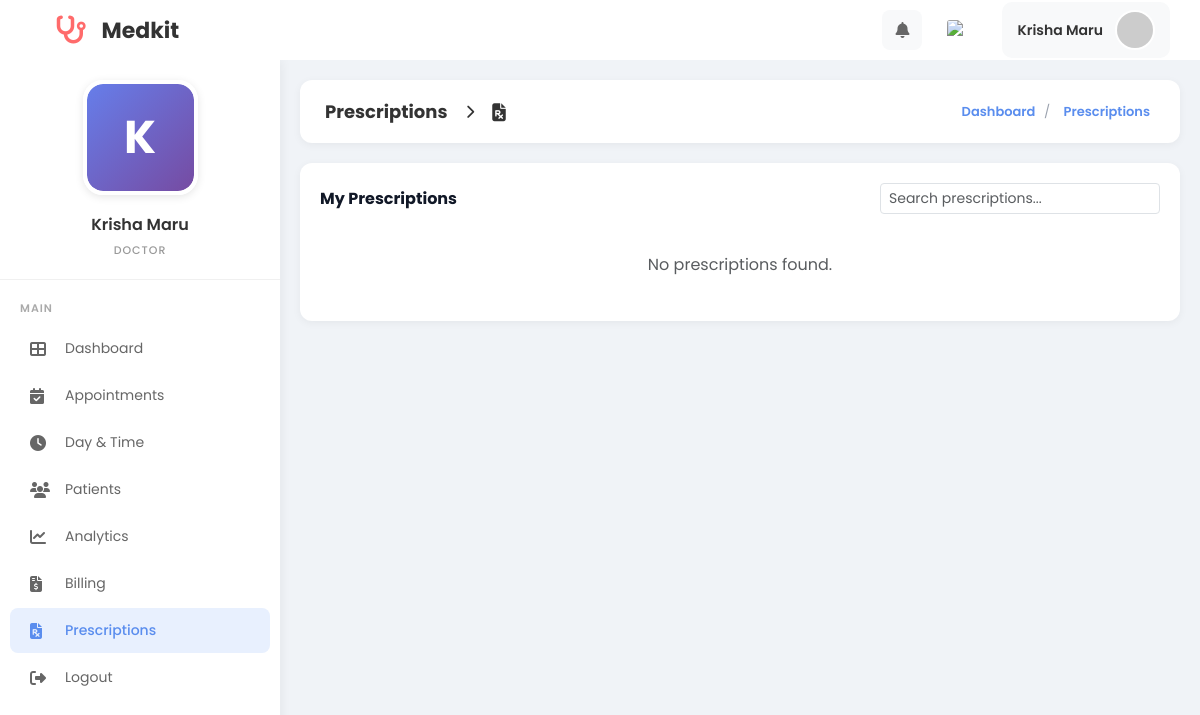
/MINI_PHP/doctor_prescriptions.php (signed in), run on an earlier commit of the app's database.
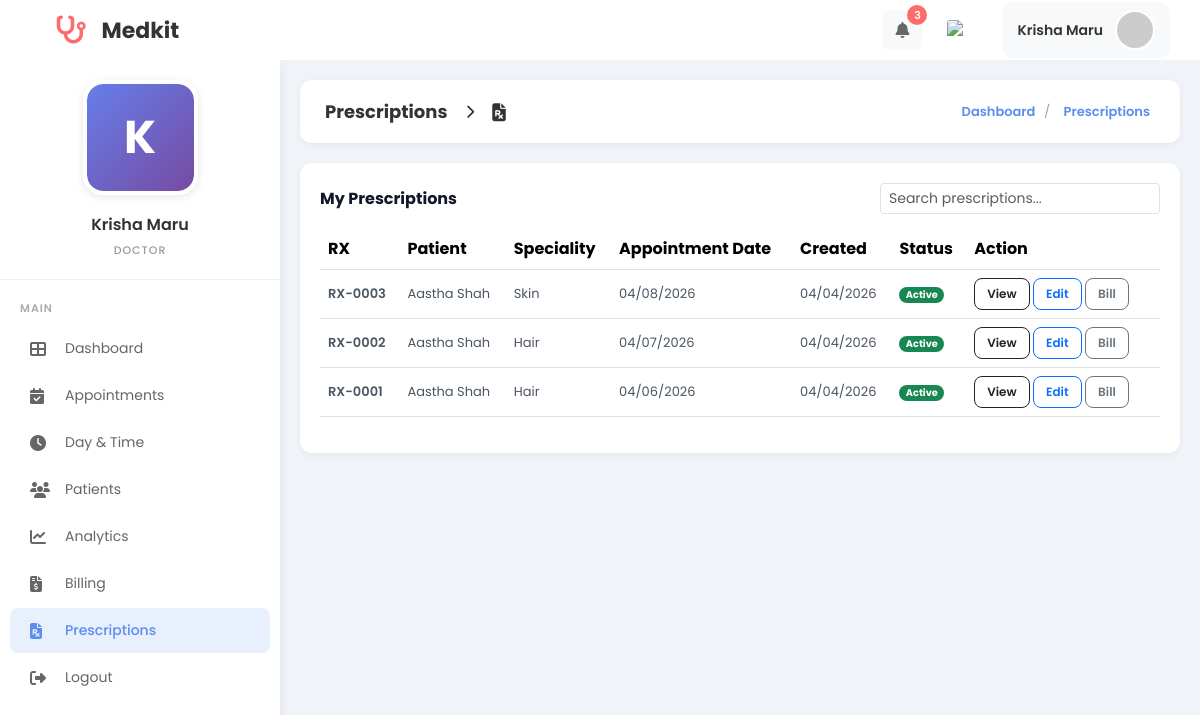
And on a later commit of the database.
### tables this page shows
CREATE TABLE `clinic_prescriptions` (
  `id` int(11) NOT NULL,
  `booking_id` int(11) NOT NULL,
  `doctor_id` int(11) NOT NULL,
  `patient_id` int(11) NOT NULL,
  `diagnosis` varchar(255) NOT NULL DEFAULT '',
  `medications` text NOT NULL,
  `dosage` varchar(100) NOT NULL DEFAULT '',
  `frequency` varchar(100) NOT NULL DEFAULT '',
  `duration` varchar(100) NOT NULL DEFAULT '',
  `instructions` text DEFAULT NULL,
  `status` enum('active','inactive') NOT NULL DEFAULT 'active',
  `created_at` timestamp NOT NULL DEFAULT current_timestamp(),
  `updated_at` timestamp NOT NULL DEFAULT current_timestamp() ON UPDATE current_timestamp()
);

CREATE TABLE `patient` (
  `id` int(11) NOT NULL,
  `firstname` varchar(225) DEFAULT '',
  `lastname` varchar(225) DEFAULT '',
  `phone_number` bigint(20) DEFAULT 0,
  `email` varchar(100) DEFAULT NULL,
  `password` varchar(255) DEFAULT NULL,
  `date_of_birth` date DEFAULT curdate(),
  `gender` varchar(225) DEFAULT '',
  `address` varchar(225) DEFAULT '',
  `created_at` timestamp NOT NULL DEFAULT current_timestamp(),
  `updated_at` timestamp NOT NULL DEFAULT current_timestamp() ON UPDATE current_timestamp()
);

CREATE TABLE `speciality` (
  `id` int(11) NOT NULL,
  `category_id` int(11) DEFAULT 0,
  `doctor_speciality` varchar(225) DEFAULT '',
  `created_at` timestamp NOT NULL DEFAULT current_timestamp(),
  `updated_at` timestamp NOT NULL DEFAULT current_timestamp() ON UPDATE current_timestamp()
);

CREATE TABLE `visit_booking` (
  `id` int(11) NOT NULL,
  `patient_id` int(11) DEFAULT 0,
  `doctor_id` int(11) DEFAULT 0,
  `speciality_id` int(11) DEFAULT 0,
  `time_id` int(11) DEFAULT 0,
  `Note` varchar(225) DEFAULT '',
  `is_visited` int(11) DEFAULT 0,
  `created_at` timestamp NOT NULL DEFAULT current_timestamp(),
  `updated_at` timestamp NOT NULL DEFAULT current_timestamp() ON UPDATE current_timestamp(),
  `appointment_date` date DEFAULT NULL,
  `status` enum('pending','accepted','visited','rejected') DEFAULT 'pending',
  `patient_notified` tinyint(1) DEFAULT 0,
  `doctor_seen` tinyint(1) NOT NULL DEFAULT 0,
  `reminder_sent_at` datetime DEFAULT NULL,
  `documents_emailed_at` datetime DEFAULT NULL
);

### MINI_PHP/doctor_notification_helpers.php (called while the page is built, shortened)
<?php
if (!function_exists('medikit_ensure_doctor_notification_schema')) {
  function medikit_ensure_doctor_notification_schema($conn): void
  {
    $res = $conn->query("SHOW COLUMNS FROM `visit_booking` LIKE 'doctor_seen'");
  }
}
if (!function_exists('medikit_doctor_unseen_notifications_count')) {
  function medikit_doctor_unseen_notifications_count($conn, int $doctorId): int
  {
    medikit_ensure_doctor_notification_schema($conn);
    $stmt = $conn->prepare("SELECT COUNT(*) AS total FROM visit_booking WHERE doctor_id = ? AND doctor_seen = 0 AND status IN ('pending','accepted')");
    $stmt->bind_param('i', $doctorId);
    $stmt->execute();
    $row = $stmt->get_result()->fetch_assoc();
    return (int)($row['total'] ?? 0);
  }
}

### MINI_PHP/prescription_helpers.php (called while the page is built, shortened)
<?php
function prescriptions_code(int $prescriptionId): string
{
  return 'RX-' . str_pad((string)$prescriptionId, 4, '0', STR_PAD_LEFT);
}

### MINI_PHP/doctor_prescriptions.php (the view, shortened to what the changed rows need)
<?php
include("config.php");
include("prescription_helpers.php");
include("doctor_notification_helpers.php");
$doctor_id = (int)$_SESSION['doctor_id'];
$notification_count = medikit_doctor_unseen_notifications_count($conn, $doctor_id);
$schema_error = '';
$rows = [];
if ($schema_error === '') {
  $q = "
        SELECT
            cp.id AS prescription_id,
            cp.booking_id,
            cp.status,
            cp.created_at,
            vb.appointment_date,
            p.firstname AS patient_firstname,
            p.lastname AS patient_lastname,
            s.doctor_speciality
        FROM clinic_prescriptions cp
        LEFT JOIN visit_booking vb ON vb.id = cp.booking_id
        LEFT JOIN patient p ON p.id = cp.patient_id
        LEFT JOIN speciality s ON s.id = vb.speciality_id
        WHERE cp.doctor_id = ?
        ORDER BY cp.created_at DESC, cp.id DESC
    ";
  $stmt = $conn->prepare($q);
  if ($stmt) {
    $stmt->bind_param('i', $doctor_id);
    $stmt->execute();
    $res = $stmt->get_result();
    while ($res && ($r = $res->fetch_assoc())) {
      $rows[] = $r;
    }
  }
}
?>
<!DOCTYPE html>
<html lang="en">
<head>
  <link href="https://cdn.jsdelivr.net/npm/bootstrap@5.3.2/dist/css/bootstrap.min.css" rel="stylesheet">
  <link href="https://cdnjs.cloudflare.com/ajax/libs/font-awesome/6.4.0/css/all.min.css" rel="stylesheet">
</head>
<body>
  <div class="top-header">
    <div class="header-right">
      <div class="dropdown" style="position: relative;">
        <button class="header-icon" type="button" data-notif-toggle aria-label="Notifications" aria-expanded="false">
          <i class="fas fa-bell"></i>
          <?php if (!empty($notification_count)): ?>
            <span class="notification-badge"><?= (int)$notification_count ?></span>
          <?php endif; ?>
        </button>
      </div>
    </div>
  </div>
  <div class="main-content">
    <div class="panel-card">
      <div class="panel-head">
        <div class="panel-title">My Prescriptions</div>
        <div style="max-width: 280px; width: 100%;">
        </div>
      </div>
      <?php if (empty($rows)): ?>
        <div class="text-center text-muted py-4">No prescriptions found.</div>
      <?php else: ?>
        <div class="table-responsive">
          <table class="table table-hover align-middle" id="rxTable">
            <thead>
              <tr>
                <th>RX</th>
                <th>Patient</th>
                <th>Speciality</th>
                <th>Appointment Date</th>
                <th>Created</th>
                <th>Status</th>
                <th style="min-width: 180px;">Action</th>
              </tr>
            </thead>
            <tbody>
              <?php foreach ($rows as $r): ?>
                <?php
                $rx_id = (int)($r['prescription_id'] ?? 0);
                $rx_code = $rx_id > 0 ? prescriptions_code($rx_id) : '-';
                $patient = trim((string)($r['patient_firstname'] ?? '') . ' ' . (string)($r['patient_lastname'] ?? ''));
                $appt_date = '-';
                if (!empty($r['appointment_date'])) {
                  $appt_date = date('m/d/Y', strtotime((string)$r['appointment_date']));
                }
                $created = '-';
                if (!empty($r['created_at'])) {
                  $created = date('m/d/Y', strtotime((string)$r['created_at']));
                }
                $status = (string)($r['status'] ?? 'active');
                $status_badge = $status === 'inactive' ? 'bg-secondary' : 'bg-success';
                ?>
                <tr>
                  <td class="fw-semibold"><?= htmlspecialchars($rx_code) ?></td>
                  <td>
                    <span class="cell-truncate" title="<?= htmlspecialchars($patient) ?>"><?= htmlspecialchars($patient !== '' ? $patient : '-') ?></span>
                  </td>
                  <td>
                    <span class="cell-truncate" title="<?= htmlspecialchars((string)($r['doctor_speciality'] ?? '')) ?>"><?= htmlspecialchars((string)($r['doctor_speciality'] ?? '-')) ?></span>
                  </td>
                  <td><?= htmlspecialchars($appt_date) ?></td>
                  <td><?= htmlspecialchars($created) ?></td>
                  <td><span class="badge rounded-pill <?= htmlspecialchars($status_badge) ?>"><?= htmlspecialchars(ucfirst($status)) ?></span></td>
                  <td>
                    <a class="btn btn-outline-dark btn-sm btn-action" href="doctor_view_prescription.php?booking_id=<?= (int)$r['booking_id'] ?>">View</a>
                    <a class="btn btn-outline-primary btn-sm btn-action" href="doctor_prescription.php?booking_id=<?= (int)$r['booking_id'] ?>">Edit</a>
                    <a class="btn btn-outline-secondary btn-sm btn-action" href="doctor_bill.php?booking_id=<?= (int)$r['booking_id'] ?>">Bill</a>
                  </td>
                </tr>
              <?php endforeach; ?>
            </tbody>
          </table>
        </div>
      <?php endif; ?>
    </div>
  </div>
</body>
</html>

What changed in the data, as far as the page shows it:
added clinic_prescriptions: id "RX-0003", patient.lastname "Aastha Shah", speciality.doctor_speciality "Skin", visit_booking.appointment_date "04/08/2026", created_at "04/04/2026", status "Active"
added clinic_prescriptions: id "RX-0002", patient.lastname "Aastha Shah", speciality.doctor_speciality "Hair", visit_booking.appointment_date "04/07/2026", created_at "04/04/2026", status "Active"
added clinic_prescriptions: id "RX-0001", patient.lastname "Aastha Shah", speciality.doctor_speciality "Hair", visit_booking.appointment_date "04/06/2026", created_at "04/04/2026", status "Active"
Also different on the page:
$notification_count: (not shown) → "3"
text no longer shown: "No prescriptions found."
text now shown: "RX Patient Speciality Appointment Date Created Status Action"
